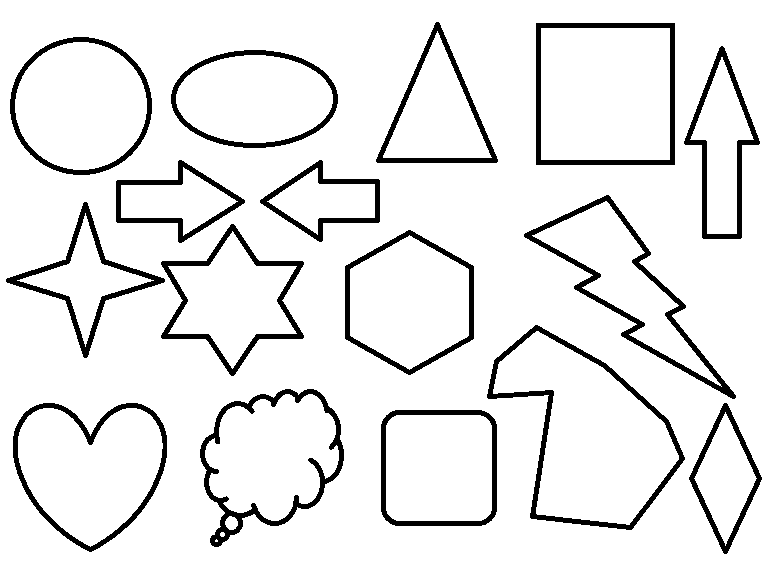
#> input picture images/match-shapes.png, 771 x 564 px
$ python ContoursMatching.py
#> lines starting #> are read from the running program, lines starting #| are printed output that depends on the picture; after the words box and inside, x2 and y2 are one past the last pixel; in counts of white or black regions, pixels touching at a corner belong together
import numpy as np
import cv2
from matplotlib import pyplot as plt

def GetPositionToDraw(text, point, fontFace, fontScale, thickness):
    textSize=cv2.getTextSize(text, fontFace, fontScale, thickness)[0]
    textX=point[0]-textSize[0]/2
    textY=point[1]+textSize[1]/2
    return round(textX), round(textY)

def BuildCircleImage():
    img=np.zeros((500, 500, 3), dtype="uint8")
    cv2.circle(img, (250, 250), 200, (255, 255, 255), 1)
    return img

def ShowImgWithMatplotlib(colorImg, title, pos):
    imgRGB=colorImg[:, :, ::-1]
    ax=plt.subplot(1, 3, pos)
    plt.imshow(imgRGB)
    plt.title(title)
    plt.axis('off')

fig=plt.figure(figsize=(18, 6))
plt.suptitle("Matching contours (against a perfect circle) using cv2.matchShapes()", fontsize=14, fontweight='bold')
fig.patch.set_facecolor('silver')

image=cv2.imread("images/match-shapes.png")
#> image is the input picture: shape (564, 771, 3); 91.3% white; 16 black regions, largest, box (x1, y1, x2, y2) and area: (524, 195, 736, 399) 3423, (487, 325, 685, 530) 3287, (200, 389, 344, 547) 3152
grayImage=cv2.cvtColor(image, cv2.COLOR_BGR2GRAY)
imageCircle=BuildCircleImage()
#> in BuildCircleImage, `cv2.circle(img, (250, 250), 200, (255, 255, 255), 1)`:
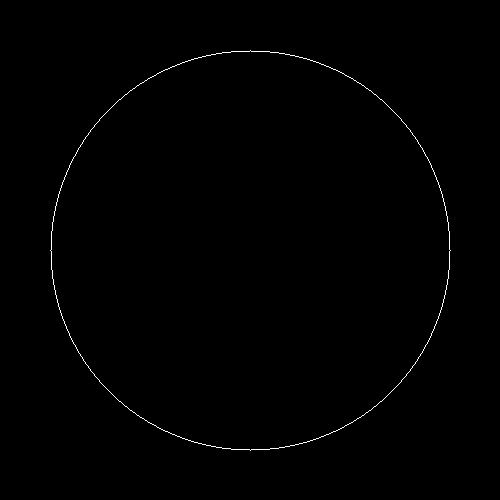
#> img: shape (500, 500, 3); 0.45% white in thin lines or dots, all inside (x1, y1, x2, y2) = (50, 50, 451, 451)
grayImageCircle=cv2.cvtColor(imageCircle, cv2.COLOR_BGR2GRAY)

ret1, thresh1=cv2.threshold(grayImage, 70, 255, cv2.THRESH_BINARY_INV)
#> thresh1: shape (564, 771); 8.7% white; 16 white regions
ret2, thresh2=cv2.threshold(grayImageCircle, 70, 255, cv2.THRESH_BINARY)
contours1, hierarchy1=cv2.findContours(thresh1, cv2.RETR_EXTERNAL, cv2.CHAIN_APPROX_NONE)
#> contours1 = 16 contours; largest, box (x1, y1, x2, y2) and area: (487, 325, 685, 530) 22546, (536, 23, 675, 165) 19458, (13, 403, 167, 552) 16392, (200, 389, 344, 547) 15204, (10, 37, 152, 175) 15176
contours2, hierarchy2=cv2.findContours(thresh2, cv2.RETR_EXTERNAL, cv2.CHAIN_APPROX_NONE)
#> contours2 = 1 contour; box (x1, y1, x2, y2) and area: (50, 50, 451, 451) 125064
result1=image.copy()
result2=image.copy()
result3=image.copy()

for contour in contours1:
    M=cv2.moments(contour)
    cX=int(M['m10'] / M['m00'])
    cY=int(M['m01'] / M['m00'])

    ret1=cv2.matchShapes(contours2[0], contour, cv2.CONTOURS_MATCH_I1, 0.0)
    ret2=cv2.matchShapes(contours2[0], contour, cv2.CONTOURS_MATCH_I2, 0.0)
    ret3=cv2.matchShapes(contours2[0], contour, cv2.CONTOURS_MATCH_I3, 0.0)

    (x1, y1)=GetPositionToDraw(str(round(ret1, 3)), (cX, cY), cv2.FONT_HERSHEY_SIMPLEX, 1.2, 3)
    (x2, y2)=GetPositionToDraw(str(round(ret2, 3)), (cX, cY), cv2.FONT_HERSHEY_SIMPLEX, 1.2, 3)
    (x3, y3)=GetPositionToDraw(str(round(ret3, 3)), (cX, cY), cv2.FONT_HERSHEY_SIMPLEX, 1.2, 3)

    cv2.putText(result1, str(round(ret1, 3)), (x1, y1), cv2.FONT_HERSHEY_SIMPLEX, 1.2, (255, 0, 0), 3)
    cv2.putText(result2, str(round(ret2, 3)), (x2, y2), cv2.FONT_HERSHEY_SIMPLEX, 1.2, (0, 255, 0), 3)
    cv2.putText(result3, str(round(ret3, 3)), (x3, y3), cv2.FONT_HERSHEY_SIMPLEX, 1.2, (0, 0, 255), 3)
#> this loop made 16 passes
#> (cX, cY, ret1, ret2, ret3) on passes 1 to 11: (438, 467, 0.0224, 0.014, 0.0176), (725, 478, 0.254, 0.135, 0.169), (89, 468, 0.0509, 0.0312, 0.039), (270, 457, 0.0427, 0.0263, 0.033), (587, 433, 0.175, 0.0977, 0.122), (409, 302, 0.00538, 0.00341, 0.00428), (232, 299, 0.0701, 0.0423, 0.053), (85, 279, 0.328, 0.166, 0.208), (625, 282, 0.862, 0.325, 0.408), (324, 200, 0.233, 0.125, 0.157), (175, 201, 0.285, 0.148, 0.186)
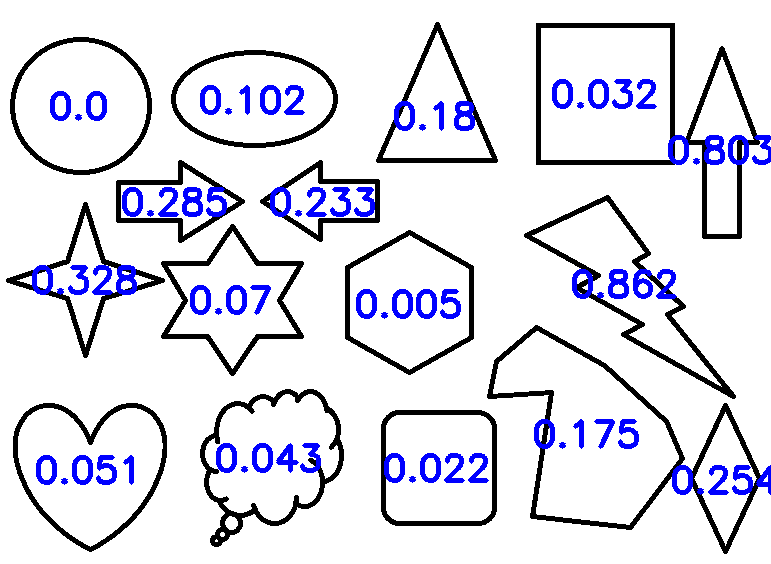
#> result1: shape (564, 771, 3); 4.51% of pixels changed, all inside (x1, y1, x2, y2) = (32, 79, 771, 495)
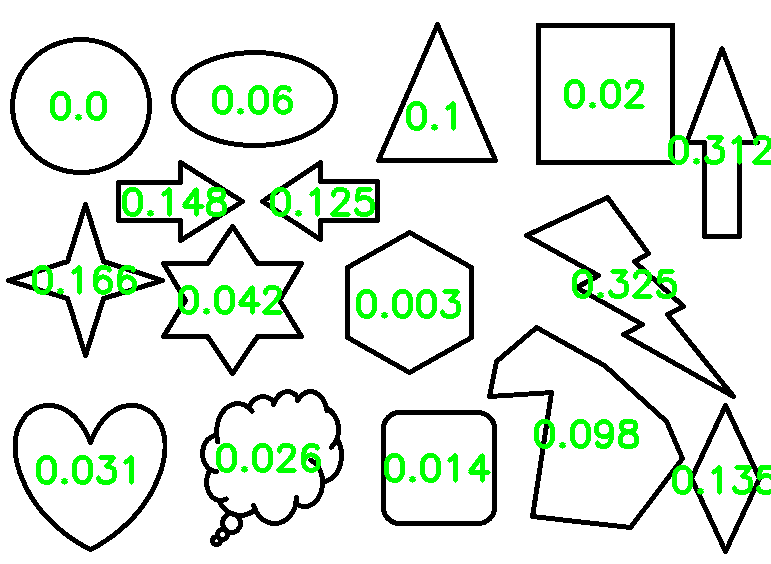
#> result2: shape (564, 771, 3); 4.24% of pixels changed, all inside (x1, y1, x2, y2) = (32, 79, 771, 495)
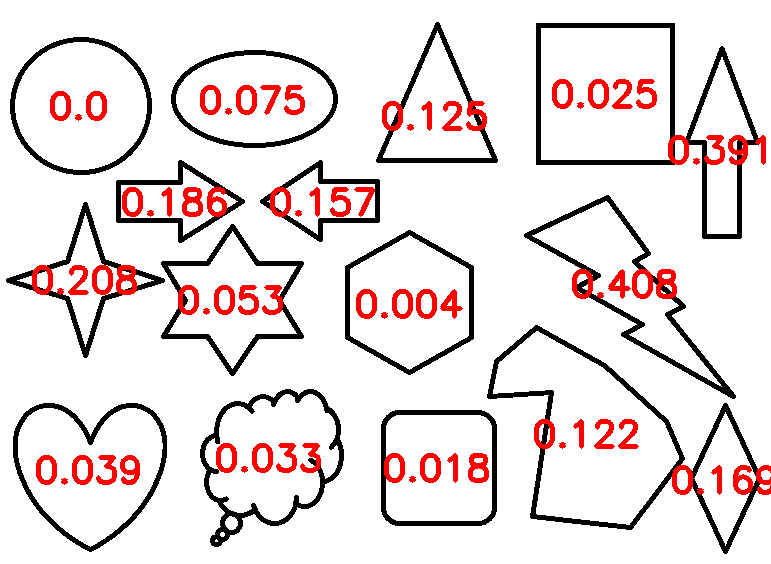
#> result3: shape (564, 771, 3); 4.59% of pixels changed, all inside (x1, y1, x2, y2) = (32, 79, 771, 495)

ShowImgWithMatplotlib(result1, "matching scores (method = CONTOURS_MATCH_I1)", 1)
ShowImgWithMatplotlib(result2, "matching scores (method = CONTOURS_MATCH_I2)", 2)
ShowImgWithMatplotlib(result3, "matching scores (method = CONTOURS_MATCH_I3)", 3)
plt.show()
